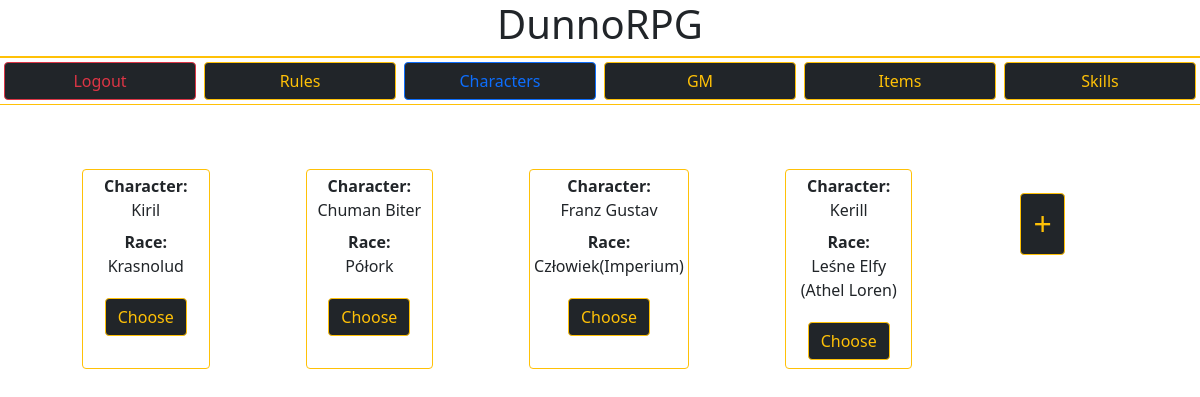
Page /dunnorpg/ (signed in) on the earlier database version.
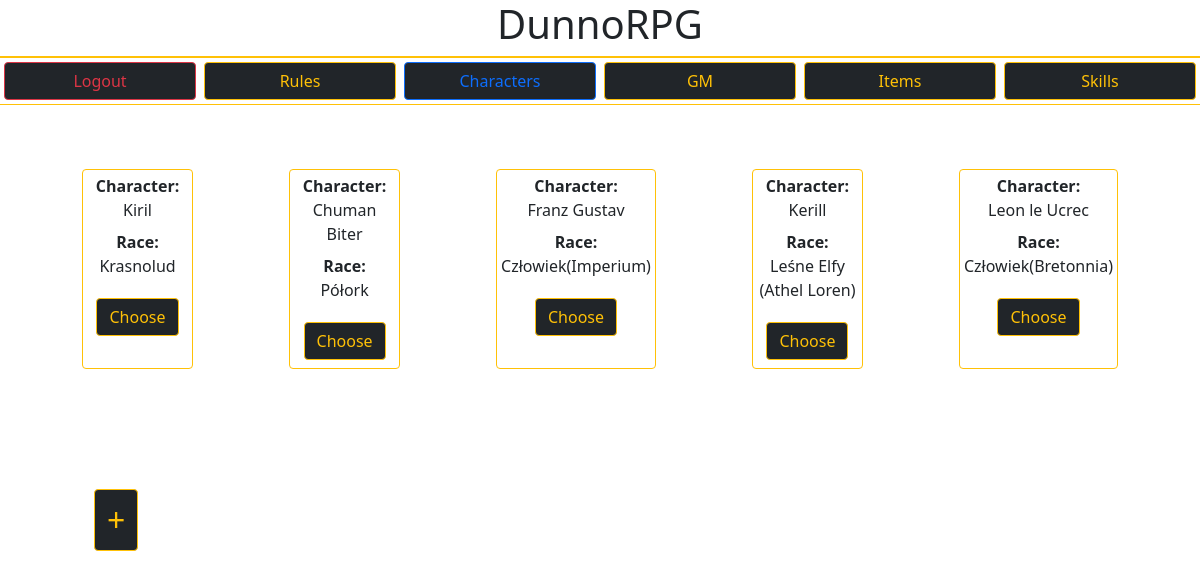
Same page on the later database version.
### DunnoRPG/models.py (models this page shows, shortened)
class Character(models.Model):
    owner = models.CharField(max_length=100)
    name = models.CharField(max_length=50)
    race = models.CharField(max_length=30)
    size = models.CharField(max_length=2)
    HP = models.IntegerField()
    fullHP = models.IntegerField(null=True)
    Helmet = models.CharField(max_length=50, blank=True)
    Torso = models.CharField(max_length=50, blank=True)
    Gloves = models.CharField(max_length=50, blank=True)
    Boots = models.CharField(max_length=50, blank=True)
    LeftHand = models.CharField(max_length=50, blank=True)
    RightHand = models.CharField(max_length=50, blank=True)
    Side = models.CharField(max_length=50, blank=True)
    INT = models.IntegerField()
    SIŁ = models.IntegerField()
    ZRE = models.IntegerField()
    CHAR = models.IntegerField()
    CEL = models.IntegerField()
    points_left = models.IntegerField(null=True)
    weaponBonus = models.IntegerField(null=True)
    preferredWeapons = models.TextField(null=True)
    unlikedWeapons = models.TextField(null=True)

### DunnoRPG/views.py (the view)
# urls.py: path('', views.charGET.as_view(), name = "home"),
class charGET(APIView):
    serializer_class = CharacterSerializer
    template_name = 'home.html'
    renderer_classes = [TemplateHTMLRenderer]
    def get(self, request):
        avaible_characters = models.Character.objects.all().filter(owner=self.request.user)
        serializer = self.serializer_class(avaible_characters, many=True)
        serialized_data = serializer.data
        context = {
            'characters': serialized_data,
            'characters_count': len(serialized_data)
        }
        return Response(context)

### DunnoRPG/templates/home.html (shortened to what this page needs)
{% extends 'master.html' %}
{% block content %}
{% if user.is_authenticated %}
  {% include 'top_bar.html' %}
  <div class="container card-body">
    <div class="row">
        {% for character in characters %}
        <div class="col m-5 p-1 border border-warning bg-gray c-gold rounded text-center">
          <dl>
            <dt>Character:</dt>
              <dd>{{ character.name }}</dd>
            <dt>Race:</dt>
            <dd>{{ character.race }}</dd>
          </dl>
          <a class="btn btn-dark btn-outline-warning m-1" href="{% url 'character_detail' character.id %}">Choose</a>
      </div>
        {% endfor %}
        {% if characters_count > 0 %}
        <div class="col mt-5 m-3 ms-5">
            <a class="ms50 mt-4 btn btn-dark btn-outline-warning fs-2 w-25v" href="{% url 'character_add' %}">+</a>
        </div>
        {% endif %}
    </div>
  </div>
{% endif %}
{% endblock  %}

Differences in the rows shown:
added Character: name "Leon le Ucrec", race "Człowiek(Bretonnia)"
Other differences:
new list line: "Character: Race: Choose"
